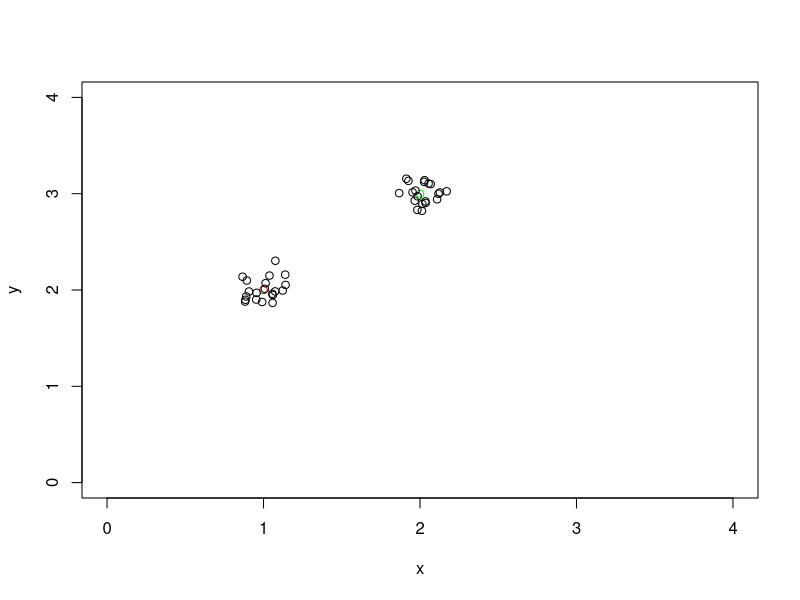

Write R code to recreate this figure.
library("mvtnorm")
library("MASS")

#picking our centers 
x1 = 1
y1 = 2

x2 = 2
y2 = 3


#as this is a toy example, we can pick our mean/sd ahead of time since we 
#control the data
# in this case our centers are our means, and we choose the sd

x1_train = rnorm(20,x1,0.1)
y1_train = rnorm(20,y1,0.1)

x2_train = rnorm(20,x2,0.1)
y2_train = rnorm(20,y2,0.1)

x = c(x1_train,x2_train)
y = c(y1_train,y2_train)

r1 = c(rep(1,20),rep(0,20))
print(r1)
r2 = c(rep(0,20),rep(1,20))
print(r2)


#plot to see it visually
plot(0:4, 0:4, xlab = "x", ylab = "y",type = "n") 
points(x1,y1,col='red')
points(x2,y2,col='green')
points(x,y)

#Prepare the data
X = data.frame(x,y,r1,r2)

#shuffle
X_shuffled <- X[sample(nrow(X)),]

#split into train/test
X_train = X_shuffled[0:32,]
X_test = X_shuffled[33:40,]
X_train

#mean estimator function
mean_estimate <- function(x,class)
{
  class_list = x[class]
  m1 = sum(class_list*x$x)/sum(class_list)
  m2 = sum(class_list*x$y)/sum(class_list)
  return(c(m1,m2))
}


m1 = mean_estimate(X_train,'r1')

m2 = mean_estimate(X_train,'r2')

m_vec = matrix(c(m1,m2),ncol=2,nrow=2)
m_vec
#covar matrix estimator function
sd_estimate <- function(x,m_vec,class_index,class)
{
  numerator = matrix(0,ncol=2,nrow=2)
  
  for(i in 1:dim(x)[1])
  {
    temp = x[i:i,1:2] - m_vec[(class_index-1):class_index,]
    v1 = c(temp$x,temp$y)
    v2 = t(v1)
    result = v1%*%v2
    numerator = numerator + result*x[class][i,1]
  }
  
  return(numerator/sum(x[class]))
}


sd_estimate1 = sd_estimate(X_train,m_vec,1,'r1')
sd_estimate2 = sd_estimate(X_train,m_vec,2,'r2')


#prior term calculated for each class
p_c1 = log(sum(X_train$r1)/dim(X_train)[1])
p_c2 = log(sum(X_train$r2)/dim(X_train)[1])

#discriminant function
discrim_func <- function(x,p_ci,sigma_mat,m_vec,class_index,d)
{

  first_term = (-d/2)*log(2*pi)
  second_term = 0.5*log(det(sigma_mat))
  temp = x[1:1,1:2] - m_vec[(class_index-1):class_index,]
  v1 = c(temp$x,temp$y)
  third_term = 0.5*(t(v1)%*%ginv(sigma_mat)%*%v1)
  return (p_ci - first_term-second_term-third_term)
}


#prediction task using discriminant functions as seen before
class_vec = c()
for (i in 1:dim(X_test)[1])
{
  discriminant_1 = discrim_func(X_test[i:i,],p_c1,sd_estimate1,m_vec,1,2)
  discriminant_2 = discrim_func(X_test[i:i,],p_c2,sd_estimate2,m_vec,2,2)
  if(discriminant_1 >discriminant_2){
    class_vec = c(class_vec,'r1')
  }
  else{
    class_vec = c(class_vec,'r2')
  }
    
}

#report on error (confusion matrix can work here too)
correct_count = 0
incorrect_count = 0
for(i in 1:length(class_vec))
{
  if(X_test[class_vec[i]][i:i,] == 1){
    correct_count = correct_count +1
  }
  else{
    incorrect_count = incorrect_count +1
  }
}


